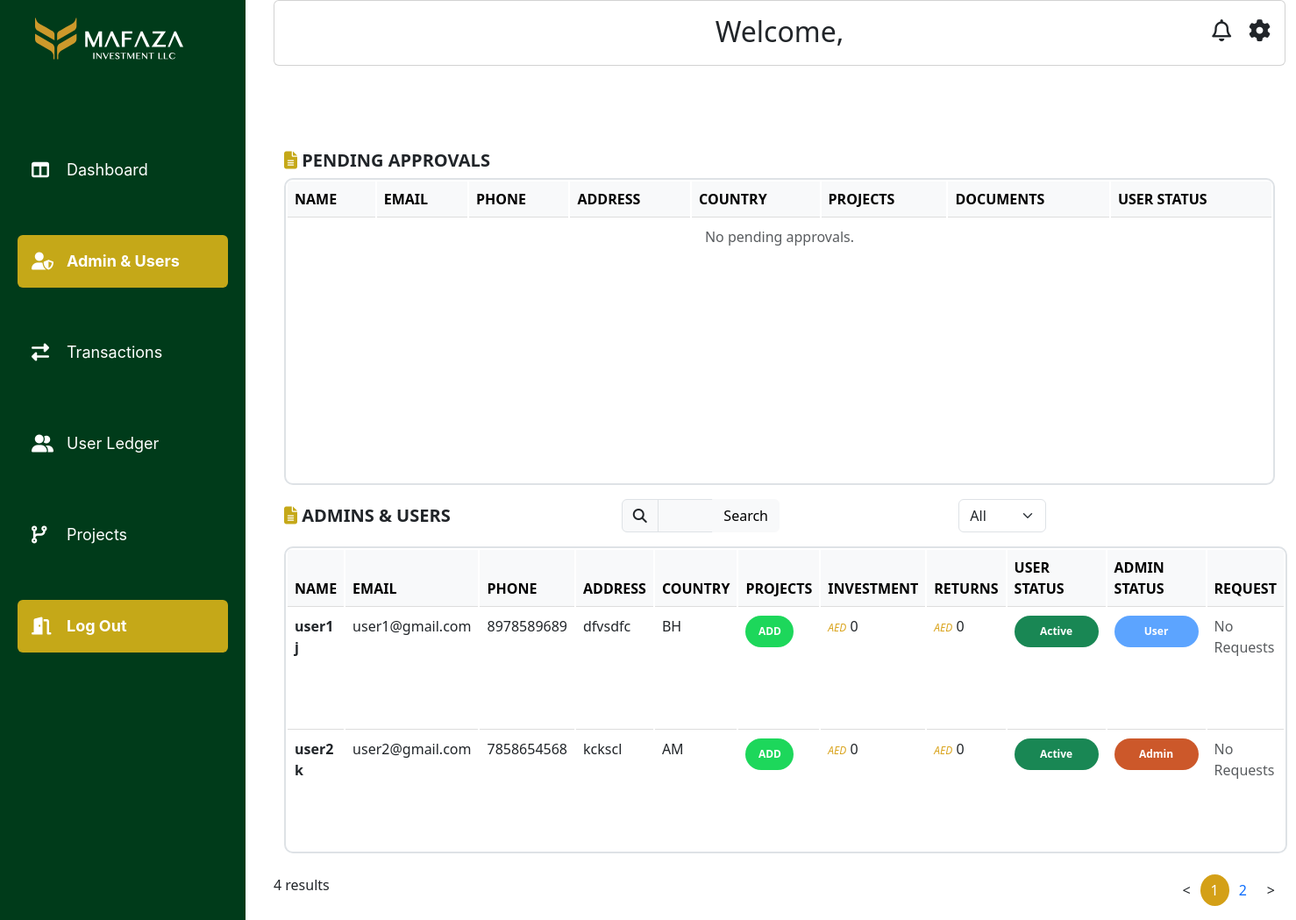
Page /mafazapp/adminusers/ (signed in) on the committed database.
### mafazapp/models.py (models this page shows, shortened)
class CustomUser(AbstractUser):
    id = models.UUIDField(primary_key=True, default=uuid.uuid4, editable=False)
    phone_number = models.CharField(max_length=15)
    address = models.TextField()
    country = CountryField()
    status = models.CharField(max_length=20, choices=STATUS_CHOICES, default='PENDING')
    is_approved = models.BooleanField(default=False)
    created_at = models.DateTimeField(auto_now_add=True)
    has_requested = models.BooleanField(default=False)

### mafazapp/views.py (the view, shortened to what this page needs)
# urls.py: path('adminusers/', views.adminusers, name='adminusers'),
@user_passes_test(admin_required, login_url='home')
@never_cache
def adminusers(request):
    User = get_user_model()
    search_query = request.GET.get('search', '')
    user_type = request.GET.get('user_type', '')
    users = User.objects.exclude(is_superuser=True)
    if user_type:
        if user_type == 'Admin':
            users = users.filter(is_staff=True)
        elif user_type == 'User':
            users = users.filter(is_staff=False)
    approved_users = users.filter(is_approved=True)
    pending_users = users.filter(is_approved=False)
    requested_users = approved_users.filter(has_requested=True)
    paginator = Paginator(approved_users, 2)
    page_number = request.GET.get('page')
    page_users = paginator.get_page(page_number)
    projects = InvestmentProject.objects.all()
    form = UserProjectAssignmentForm()
    return render(request, 'adminusers.html', {
        'users': page_users,
        'pending_users': pending_users,
        'requested_users': requested_users,
        'search_query': search_query,
        'user_type': user_type,
        'projects': projects,
        'form': form
    })

### mafazapp/templates/adminusers.html (shortened to what this page needs)
{% load static %}
<!DOCTYPE html>
<html lang="en">
<head>
    <link rel="stylesheet" type="text/css" href="{% static 'css/style.css' %}">
    <link href="https://cdn.jsdelivr.net/npm/bootstrap@5.3.0/dist/css/bootstrap.min.css" rel="stylesheet">
    <link rel="stylesheet" href="https://cdnjs.cloudflare.com/ajax/libs/font-awesome/6.5.1/css/all.min.css">
</head>
<body >
    <div class="sidebar" id="sidebar" >
        <div class="col-lg-4 col-md-12 col-sm-12 col-12 logo">
            <img src="{% static 'images/logo.svg' %}" alt="Logo" class="img-fluid ">
        </div>
<br><br><br><br>
<nav class="sidebar-menu">
    <a href="{% url 'admindashboard' %}" class="nav-link">
        <i class="fa-solid fa-table-columns"></i> Dashboard
    </a>
    <a href="{% url 'adminusers' %}" class="nav-link active">
        <i class='fas fa-user-shield'></i>
        Admin & Users
    </a>
    <a href="{% url 'admintransaction' %}" class="nav-link">
        <i class="fa-solid fa-exchange-alt"></i>
        Transactions
    </a>
    <a href="{% url 'userledger' %}" class="nav-link">
        <i class="fa-solid fa-user-group"></i>
          User Ledger
    </a>
    <a href="{% url 'adminprojects' %}" class="nav-link">
        <i class="fa-solid fa-code-branch"></i>
             Projects
    </a>
<a href="{% url 'logout' %}" class="nav-link logout">
        <i class="fa-solid fa-door-open"></i>
             Log Out
    </a>
</nav>
</div>
<div class="content">
    <div class="container-fluid" >
        <div class="row">
            <div class="col-lg-12 col-md-12 col-sm-12 col-12">
                <div class="card p-3">
                    <h2 class="text-center">Welcome, {{ request.user.first_name }}</h2>
                    <div class="icons">
                        <i class="fa-regular fa-bell"></i>
                        <i class="fas fa-cog settings-icon"></i>
                    </div>
                </div>
            </div>
        </div>
                <br><br><br>
                <div class="container-fluid mt-4">
                    <h5 class="fw-bold text-uppercase"> <i class="fas fa-file-alt"></i> Pending Approvals</h5>
                    <table class="table">
                        <thead class="table-light">
                            <tr>
                                <th>NAME</th>
                                <th>Email</th>
                                <th>Phone</th>
                                <th>Address</th>
                                <th>Country</th>
                                <th>PROJECTS</th>
                                <th>DOCUMENTS</th>
                                <th>USER STATUS</th>
                            </tr>
                        </thead>
                        <tbody>
                            {% for user in pending_users %}
                            <tr>
                                <td><strong>{{ user.first_name }} {{ user.last_name }}</strong></td>
                                <td>{{ user.email }}</td>
                                <td>{{ user.phone_number }}</td>
                                <td>{{ user.address }}</td>
                                <td>{{ user.country }}</td>
                                <td>WizeGlow</td>
                                <td><a href="#" class="text-primary">UPLOAD DOCUMENTS</a></td>
                                <td>
                                    <form method="POST" action="{% url 'adminusers' %}">
                                        {% csrf_token %}
                                        <input type="hidden" name="user_id" value="{{ user.id }}">
                                        <button type="submit" name="action" value="confirm_toggle"
                                            class="badge2 bg-warning text-dark">
                                            PENDING
                                        </button>
                                    </form>
                                </td>
                            </tr>
                            {% empty %}
                            <tr>
                                <td colspan="8" class="text-center text-muted">No pending approvals.</td>
                            </tr>
                            {% endfor %}
                        </tbody>
                    </table>
                    <div class="row align-items-center">
                        <div class="col-lg-4 col-md-4 col-sm-12 col-12  mb-2 mb-md-0">
                            <h5 class="fw-bold text-uppercase me-3 mb-0">
                                <i class="fas fa-file-alt"></i> Admins & Users
                            </h5>
                        </div>
                        <div class=" col-lg-4 col-md-4 col-sm-12  col-12 col-md">
                            <form method="GET" action="{% url 'adminusers' %}">
                            <div class="input-group w-50">
                                <span class="input-group-text"><i class="fas fa-search"></i></span>
                                <input type="text" name="search" class="form-control bg-light" value="{{ search_query }}">
                                <button type="submit" class="btn btn-light">Search</button>
                            </form>
                            </div>
                        </div>
                        <div class="col-lg-4 col-md-4 col-sm-12 col-12  mt-2 mt-md-0">
                            <form method="GET" action="{% url 'adminusers' %}">
                                <select name="user_type" class="form-select w-auto" onchange="this.form.submit()">
                                    <option value="" {% if not user_type %}selected{% endif %}>All</option>
                                </select>
                            </form>
                        </div>
                    </div>
                    <table class="table mt-3">
                        <thead class="table-light">
                            <tr>
                                <th>NAME</th>
                                <th>Email</th>
                                <th>Phone</th>
                                <th>Address</th>
                                <th>Country</th>
                                <th>PROJECTS</th>
                                <th>INVESTMENT</th>
                                <th>RETURNS</th>
                                <th>USER STATUS</th>
                                <th>ADMIN STATUS</th>
                                <th>REQUEST</th>
                            </tr>
                        </thead>
                        <tbody>
                            {% for user in users %}
                            <tr>
                                <td><strong>{{ user.first_name }} {{ user.last_name }}</strong></td>
                                <td>{{ user.email }}</td>
                                <td>{{ user.phone_number }}</td>
                                <td>{{ user.address }}</td>
                                <td>{{ user.country }}</td>
                                <td>
                                    <button class="badge4 assign-btn" data-bs-toggle="modal" data-bs-target="#assignProjectModal"
                                    data-user-id="{{ user.id }}" data-username="{{ user.username }}">
                                    ADD
                                    </button>
                                </td>
                                <td><span class="currency">AED</span> 0</td>
                                <td><span class="currency">AED</span> 0</td>
                                <td>
                                    <form method="POST" action="{% url 'adminusers' %}">
                                        <button type="submit" name="action" value="confirm_toggle"
                                            class="badge3 {% if user.is_approved %}bg-success{% else %}bg-warning{% endif %}">
                                            {% if user.is_approved %} Active {% else %} Pending {% endif %}
                                        </button>
                                    </form>
                                </td>
                                <td>
                                    <form method="POST" action="{% url 'adminusers' %}">
                                        <button type="submit" name="action" value="{% if user.is_staff %}demote{% else %}promote{% endif %}"
                                                class="badge1 {% if user.is_staff %}admin{% else %}user{% endif %}">
                                            {% if user.is_staff %} Admin {% else %} User {% endif %}
                                        </button>
                                    </form>
                                </td>
<td>
    {% if user.has_requested %}
        <button type="button" class="btn btn-info" data-bs-toggle="modal" data-bs-target="#resetPasswordModal{{ user.id }}">
            View Request
        </button>
        <div class="modal fade" id="resetPasswordModal{{ user.id }}" tabindex="-1" aria-labelledby="resetPasswordModalLabel" aria-hidden="true">
            <div class="modal-dialog">
                <div class="modal-content">
                    <div class="modal-header">
                        <h5 class="modal-title" id="resetPasswordModalLabel">Reset Password for {{ user.username }}</h5>
                        <button type="button" class="btn-close" data-bs-dismiss="modal" aria-label="Close"></button>
                    </div>
                    <div class="modal-body">
                        <form method="POST" action="{% url 'adminusers' %}">
                            {% csrf_token %}
                            <input type="hidden" name="user_id" value="{{ user.id }}">
                            <input type="hidden" name="action" value="reset_password">
                            <div class="mb-3">
                                <label for="new_password_{{ user.id }}" class="form-label">New Password</label>
                                <input type="password" class="form-control" id="new_password_{{ user.id }}" name="new_password" required>
                            </div>
                            <div class="mb-3">
                                <label for="confirm_password_{{ user.id }}" class="form-label">Confirm Password</label>
                                <input type="password" class="form-control" id="confirm_password_{{ user.id }}" name="confirm_password" required>
                            </div>
                            <div class="modal-footer">
                                <button type="submit" class="btn btn-primary">Reset Password</button>
                                <button type="button" class="btn btn-secondary" data-bs-dismiss="modal">Cancel</button>
                            </div>
                        </form>
                    </div>
                </div>
            </div>
        </div>
    {% else %}
        <span class="text-muted">No Requests</span>
    {% endif %}
</td>
            </tr>
               {% endfor %}
                        </tbody>
                    </table>
                    </div>
                   <div class="row mt-4">
                    <div class="col-6">
                        <p>{{ users.paginator.count }} results</p>
                    </div>
                    <div class="col-6">
                        <nav aria-label="Page navigation example">
                            <ul class="pagination justify-content-end">
                                {% if users.has_previous %}
                                    <li class="page-item">
                                        <a class="page-link" href="?page={{ users.previous_page_number }}">&lt;</a>
                                    </li>
                                {% else %}
                                    <li class="page-item disabled">
                                        <a class="page-link" href="#">&lt;</a>
                                    </li>
                                {% endif %}
                                {% for num in users.paginator.page_range %}
                                    {% if num == users.number %}
                                        <li class="page-item active">
                                            <a class="page-link" href="?page={{ num }}">{{ num }}</a>
                                        </li>
                                    {% elif num > users.number|add:-3 and num < users.number|add:3 %}
                                        <li class="page-item">
                                            <a class="page-link" href="?page={{ num }}">{{ num }}</a>
                                        </li>
                                    {% endif %}
                                {% endfor %}
                                {% if users.has_next %}
                                    <li class="page-item">
                                        <a class="page-link" href="?page={{ users.next_page_number }}">&gt;</a>
                                    </li>
                                {% else %}
                                    <li class="page-item disabled">
                                        <a class="page-link" href="#">&gt;</a>
                                    </li>
                                {% endif %}
                            </ul>
                        </nav>
                    </div>
                </div>
</body>
</html>

### rows in the picture
CustomUser: first_name "user1", last_name "j", email "user1@gmail.com", phone_number "8978589689", address "dfvsdfc", country "BH", is_approved "Active", is_staff "User", has_requested "No Requests"
CustomUser: first_name "user2", last_name "k", email "user2@gmail.com", phone_number "7858654568", address "kckscl", country "AM", is_approved "Active", is_staff "Admin", has_requested "No Requests"

### other values in the picture
{{ users.paginator.count }} "4"
{{ num }} "1"
{{ num }} "2"
